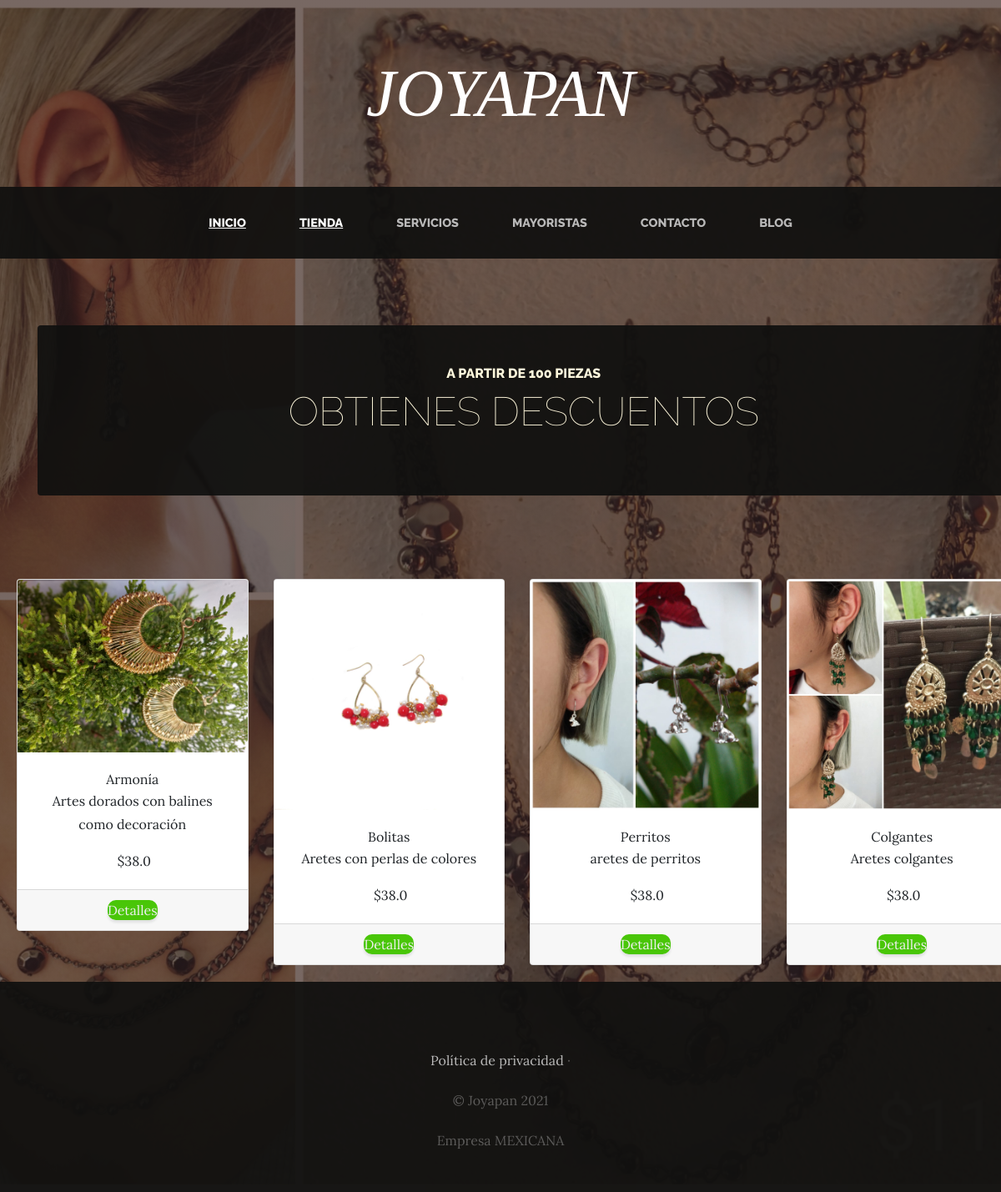
/tienda/tienda, run on the app's committed database.
### aatienda/models.py (models this page shows)
class Prodcuto(models.Model):
    nombre = models.CharField(max_length=100)
    categorias = models.ForeignKey(CategoriaProd, on_delete = models.CASCADE)
    imagen = models.ImageField(upload_to= "aatienda", null = True, blank = True)
    precio = models.FloatField()
    dosponibilidad = models.BooleanField(default = True)
    descripccion = models.CharField(max_length = 200, null= True, blank= True)
    stock =models.IntegerField()
    codigo_modelo =models.CharField(max_length=50,null=True, blank=True )
    created = models.DateTimeField(auto_now_add=True)
    updated = models.DateTimeField(auto_now_add=True)
    class Meta:
        verbose_name = "Producto"
        verbose_name_plural = "Productos"

### aatienda/views.py (the view)
# urls.py: path('tienda',views.aretes, name="aretes"),
def aretes(request):
    productos = Prodcuto.objects.all()
    return render(request, "aatienda/aretes.html",{"productos":productos})

### carrito/context_processor.py (called while the page is built)
def monto_total(request):
    subtotal=0.0
    if request.user.is_authenticated:
        for key ,value in request.session["carrito"].items():
            subtotal=subtotal+(float(value["precio"])*value["cantidad"])
    return {'monto_total':subtotal}

### aatienda/templates/aatienda/aretes.html
{% extends "tienda/base.html" %}
{% load static %}
{% block content %}
   <section class="page-section clearfix">
    <div class="container">
      <div class="intro">
        <div class="intro-text2 center-0 text-center bg-faded p-5 rounded">
          <h2 class="section-heading mb-4" >
            <span class="section-heading-upper">A partir de 100 piezas</span>
            <span class="section-heading-lower">Obtienes descuentos</span>
          </h2>
        </div>
      </div>
    </div>
  </section>
<div calss="container">
<div class="row">
    {%for producto  in productos %}
        {% if producto.categorias.nombre == "Arete" %}
            <div class="col-md-3">
                <div class="card" style="width: 100%; margin: 20px 20px;">
                        <img src="{{producto.imagen.url}}"class="card-img-top">
                        <div class="card-body" style="text-align: center;">
                            <h7 class="card-title">{{producto.nombre}}</h7>
                            <p class="card-text">{{producto.descripccion}}</p>
                            <p class="card-text">&nbsp${{producto.precio}}</p>
                        </div>
                        <div class='card-footer text-center'>
                            <a href="{% url 'vista' producto.id %}" class="btn btn-success">
                                Detalles
                            </a>
                        </div>
                </div>
            </div>
        {% endif %}
    {% endfor %}
</div>
</div>
{% endblock  %}

### tienda/templates/tienda/base.html (shortened to what this page needs)
<html>
<head>
    {% load static %}
    <link href="{% static 'tienda/vendor/bootstrap/css/bootstrap.min.css' %}" rel="stylesheet">
    <link href="{% static 'tienda/css/vista.css' %}" rel="stylesheet">
</head>
<body>
    <h1 class="site-heading text-center text-white d-none d-lg-block">
        <span class="site-heading-lower">Joyapan</span>
      </h1>
 <nav class="navbar navbar-expand-lg navbar-dark py-lg-4" id="mainNav">
    <div class="container">
      <div class="collapse navbar-collapse" id="navbarResponsive">
        <ul class="navbar-nav mx-auto">
          <li class="nav-item {% if '/' in request.path %}active{% endif %}  px-lg-4">
            <a class="nav-link text-uppercase text-expanded" href="{% url 'inicio' %}">Inicio</a>
          </li>
          <li class="nav-item {% if '/tienda' in request.path %}active{% endif %} px-lg-4">
            <a class="nav-link text-uppercase text-expanded" href="{% url 'tienda' %}">Tienda</a>
          </li>
          <li class="nav-item {% if '/articulos' in request.path %}active{% endif %} px-lg-4">
            <a class="nav-link text-uppercase text-expanded" href="{% url 'articulos' %}">Servicios</a>
          </li>
          <li class="nav-item {% if '/mayoristas' in request.path %}active{% endif %} px-lg-4">
            <a class="nav-link text-uppercase text-expanded" href="{% url 'mayoristas' %}">Mayoristas</a>
          </li>
          <li class="nav-item {% if '/contacto' in request.path %}active{% endif %} px-lg-4">
            <a class="nav-link text-uppercase text-expanded" href="{% url 'contacto' %}">Contacto</a>
          </li>
          <li class="nav-item {% if '/blog' in request.path %}active{% endif %} px-lg-4">
            <a class="nav-link text-uppercase text-expanded" href="{% url 'blog' %}">Blog</a>
          </li>
        </ul>
      </div>
    </div>
  </nav>
    {% block content %}
    {% endblock  %}
    <footer class="footer text-faded text-center py-5">
      <div class="container">
        <p class="m-0 mbt">
        	<a href="sample.html" class="link">Política de privacidad</a> ·
		</p>
        <p class="m-0 mbt1">&copy; Joyapan 2021</p>
        <p class="m-0 mbt1">Empresa MEXICANA</p>
      </div>
	</footer>
</body>
</html>

### tienda/static/tienda/css/vista.css (style rules this page uses)
body { font-family: 'Lora'; background: linear-gradient(rgba(47, 23, 15, 0.65), rgba(47, 23, 15, 0.65)), url("../img/bg_main.jpg"); background-attachment: fixed; background-position: center; background-size: cover; }
h1, h2, h3, h4, h5, h6 { font-family: 'Raleway'; }
p { line-height: 1.75; }
.text-faded { color: rgba(255, 255, 255, 0.3); }
.site-heading { margin-top: 5rem; margin-bottom: 5rem; text-transform: uppercase; line-height: 1; font-family: "Farsan", cursive; font-style: italic; }
.site-heading .site-heading-lower { font-size: 5rem; font-weight: 100; line-height: 4rem; }
.page-section { margin-top: 5rem; margin-bottom: 5rem; }
.section-heading { text-transform: uppercase; }
.section-heading .section-heading-upper { display: block; font-size: 1rem; font-weight: 800; padding-bottom:.5rem; }
.section-heading .section-heading-lower { display: block; font-size: 3rem; font-weight: 100; }
.bg-faded { background-color: rgba(255, 255, 255, 0.85); }
#mainNav { background-color: rgba(17, 17, 15, 0.932); font-family: 'Raleway'; }
#mainNav .navbar-nav .nav-item .nav-link { color: rgba(255, 255, 255, 0.7); font-weight: 800; }
#mainNav .navbar-nav .nav-item.active .nav-link { color: #ffffff; text-decoration: underline; }
@media (min-width: 992px) { #mainNav .navbar-nav .nav-item .nav-link { font-size: 0.9rem; } }
.intro { position: relative; }
@media (min-width: 992px) { .intro .intro-text2 { left: 1; width: 105%; margin-top: 0rem; background-color: rgba(17, 17, 15, 0.932); color: cornsilk; } }
.footer { background-color: rgba(17, 17, 15, 0.932); }
.btn { box-shadow: 0px 3px 3px 0px rgba(33, 37, 41, 0.1); }
.mbt { padding-top: 2rem; }
.mbt1 { padding-top: 1.25rem; }
a.link { color: rgba(255, 255, 255, 0.7); }
ul, li { padding: 0; margin: 0; list-style: none; }
.btn { transform: translateY(0px); transition: 0.3s linear; background: #49c608; border-radius: 10px; position: relative; overflow: hidden; cursor: pointer; outline: none; border: none; color: #eee; padding: 0; margin: 0; }

### data on the page
Prodcuto: imagen (picture), nombre "Armonía", descripccion "Artes dorados con balines como decoración", precio "38.0"
Prodcuto: imagen (picture), nombre "Bolitas", descripccion "Aretes con perlas de colores", precio "38.0"
Prodcuto: imagen (picture), nombre "Perritos", descripccion "aretes de perritos", precio "38.0"
Prodcuto: imagen (picture), nombre "Colgantes", descripccion "Aretes colgantes", precio "38.0"
